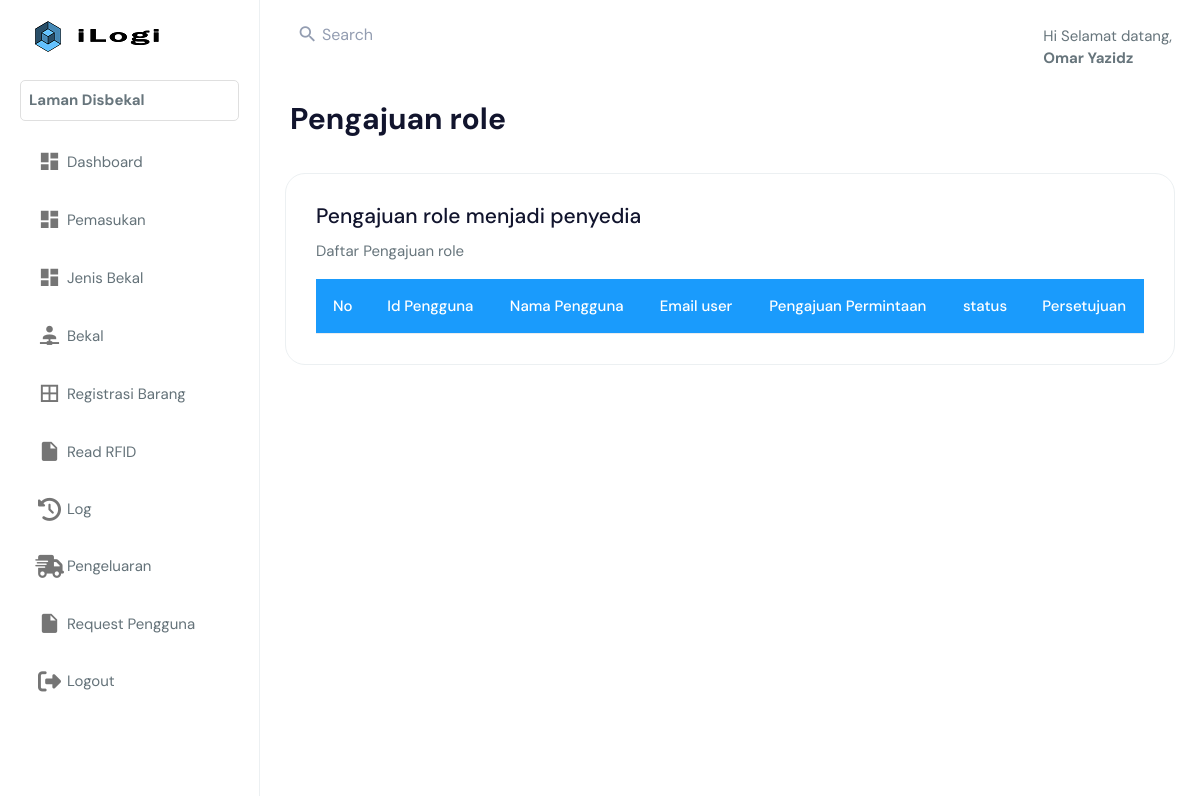
The page /index.php?page=disbekal/request_penyedia.php (signed in) on the database as committed earlier.
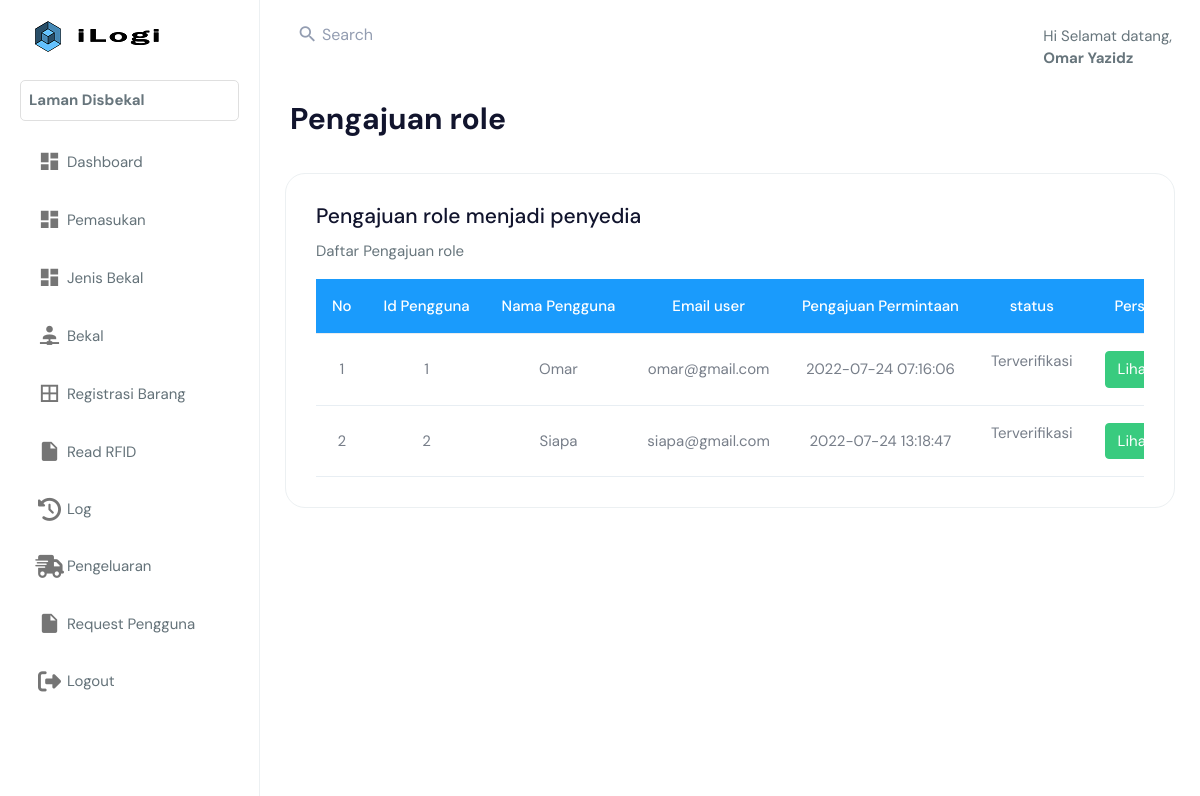
The same page on the database as committed later.
### tables this page shows
CREATE TABLE `users` (
  `id_user` int(11) NOT NULL,
  `nama_user` varchar(100) NOT NULL,
  `no_hp` varchar(50) NOT NULL,
  `email_user` varchar(50) NOT NULL,
  `password_user` varchar(50) NOT NULL,
  `created_at` timestamp NOT NULL DEFAULT current_timestamp(),
  `last_login` timestamp NOT NULL DEFAULT current_timestamp(),
  `role` varchar(50) NOT NULL,
  `login` bit(1) NOT NULL
);

CREATE TABLE `log_penyedia` (
  `id_log_penyedia` int(11) NOT NULL,
  `id_user` int(11) NOT NULL,
  `created_at` timestamp NOT NULL DEFAULT current_timestamp() ON UPDATE current_timestamp(),
  `status` enum('approved','pending') NOT NULL
);

### disbekal/request_penyedia.php (the view, shortened to what this page needs)
<!DOCTYPE html>
<html dir="ltr" lang="en">
<body>
    <div class="page-wrapper">
        <div class="page-breadcrumb">
            <div class="row align-items-center">
                <div class="col-6">
                    <h1 class="mb-0 fw-bold">Pengajuan role</h1>
                </div>
            </div>
        </div>
        <div class="container-fluid">
            <div class="row">
                <div class="col-12">
                    <div class="card">
                        <div class="card-body">
                            <div class="d-md-flex">
                                <div>
                                    <h4 class="card-title">Pengajuan role menjadi penyedia</h4>
                                    <p>Daftar Pengajuan role</p>
                                </div>
                            </div>
                            <div class="table-responsive">
                                <table class="table mb-0 table-hover align-middle text-nowrap">
                                    <thead style="background-color:#1a9bfc;">
                                        <tr>
                                            <th class="border-top-0" style="color:white; text-align:center;">No</th>
                                            <th class="border-top-0" style="color:white; text-align:center;">Id Pengguna</th>
                                            <th class="border-top-0" style="color:white; text-align:center;">Nama Pengguna</th>
                                            <th class="border-top-0" style="color:white; text-align:center;">Email user</th>
                                            <th class="border-top-0" style="color:white; text-align:center;">Pengajuan Permintaan</th>
                                            <th class="border-top-0" style="color:white; text-align:center;">status</th>
                                            <th class="border-top-0" style="color:white; text-align:center;">Persetujuan</th>
                                        </tr>
                                    </thead>
                                    <tbody>
                                     <?php
                                            include 'database.php';
                                            $no = 1;
                                            $sql = mysqli_query($koneksi,'SELECT * FROM users LEFT JOIN log_penyedia ON users.id_user = log_penyedia.id_user');
                                            if (mysqli_num_rows($sql) > 0 ) {
                                            while ($row = mysqli_fetch_array($sql)){
                                        ?>
                                            <?php if($row['status'] != NULL): ?>
                                                <tr>
                                                <td style="text-align:center"><?php echo $no++ ?></td>
                                                <td style="text-align:center"><?php echo $row['id_user']?></td>
                                                <td style="text-align:center"><?php echo $row['nama_user']?></td>
                                                <td style="text-align:center"><?php echo $row['email_user']?></td>
                                                <td style="text-align:center"><?php echo $row['created_at']?></td>
                                                <td style="text-align:center">
                                                    <?php if($row['login'] == 1): ?>
                                                        <p>Terverifikasi</p>
                                                    <?php else: ?>
                                                        <p>Pending</p>
                                                    <?php endif; ?>
                                                </td>
                                                <td style="text-align:center"><a href="<?php echo BASE_URL."index.php?page=disbekal/detail_request.php&id_user=$row[id_user]" ?>" class="btn btn-success">Lihat Detail</a></td>
                                                </tr>
                                            <?php endif; ?>
                                        <?php }
                                        }else { ?>
                                            <tr>
                                                <td colspan="9">Tidak ada data</td>
                                            </tr>
                                        <?php } ?>
                                    </tbody>
                                </table>
                            </div>
                        </div>
                    </div>
                </div>
            </div>
    </div>
    </div>
</body>
</html>

Rows that differ between the two databases and show on the page:
now on this page (row edited): users: log_penyedia.id_user "1", nama_user "Omar", email_user "omar@gmail.com", log_penyedia.created_at "2022-07-24 07:16:06", login "Terverifikasi"
now on this page (row edited): users: log_penyedia.id_user "2", nama_user "Siapa", email_user "siapa@gmail.com", log_penyedia.created_at "2022-07-24 13:18:47", login "Terverifikasi"
